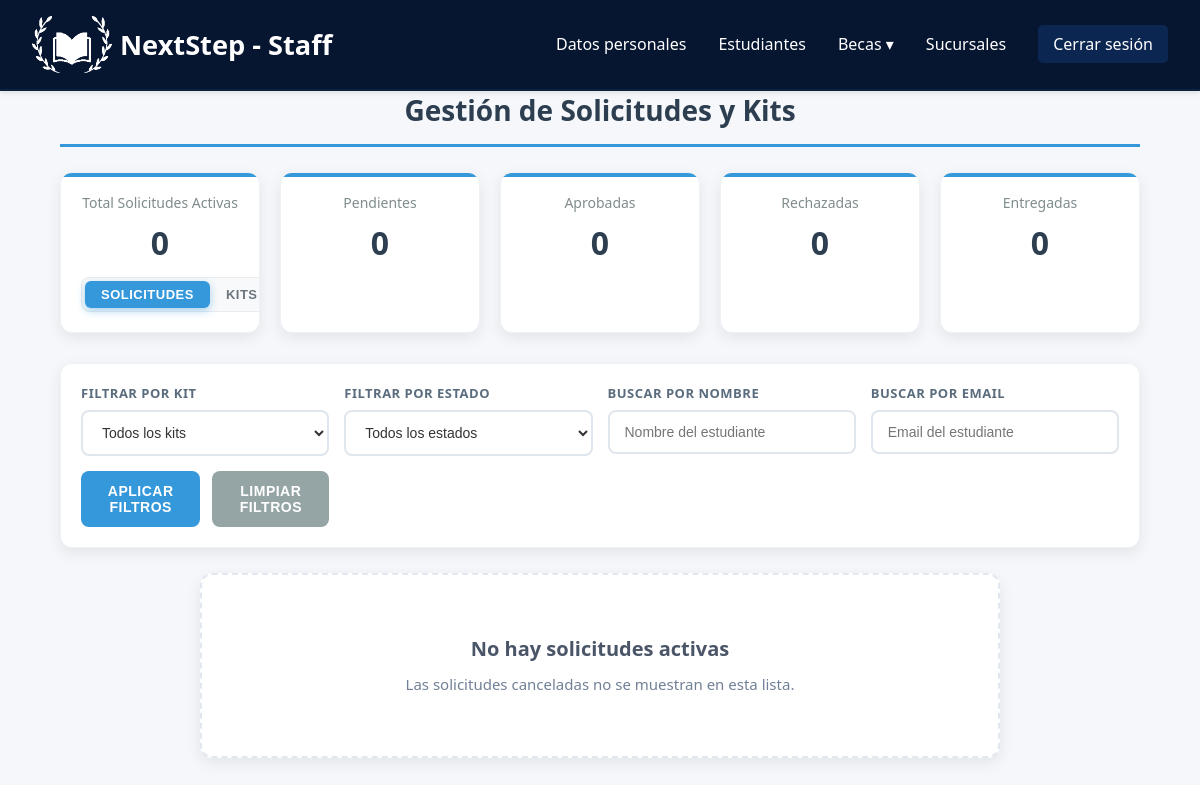
/Staff/HistorialSolicitudes.php (signed in), run on an earlier commit of the app's database.
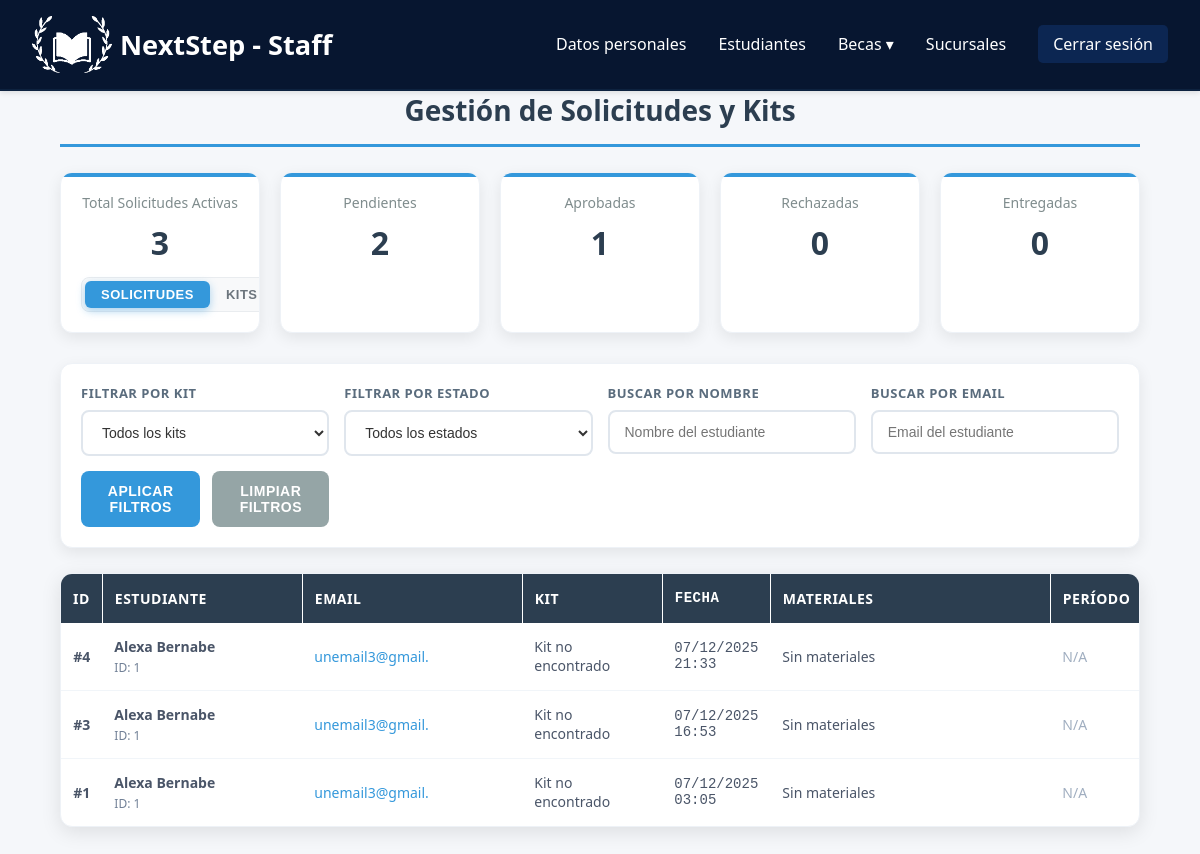
And on a later commit of the database.
### tables this page shows
CREATE TABLE `aplication` (
  `ID_status` int(11) NOT NULL,
  `FK_ID_Student` int(11) NOT NULL,
  `FK_ID_Kit` int(11) NOT NULL,
  `status` varchar(12) DEFAULT NULL,
  `Application_date` datetime NOT NULL DEFAULT current_timestamp()
);

CREATE TABLE `student` (
  `ID_Student` int(11) NOT NULL,
  `FK_ID_User` int(11) NOT NULL,
  `Name` varchar(15) NOT NULL,
  `Last_Name` varchar(15) NOT NULL,
  `Phone_Number` varchar(15) DEFAULT NULL,
  `Email_Address` varchar(50) NOT NULL,
  `Profile_Image` text DEFAULT NULL
);

### Staff/HistorialSolicitudes.php (the view, shortened to what the changed rows need)
<?php
include '../Conexiones/db.php';
$conexion = $conn;
$vista = isset($_GET['vista']) ? $_GET['vista'] : 'solicitudes';
$filtro_nombre = isset($_GET['nombre']) ? $conexion->real_escape_string($_GET['nombre']) : '';
$filtro_email = isset($_GET['email']) ? $conexion->real_escape_string($_GET['email']) : '';
$registros_por_pagina = 5;
$pagina_actual = isset($_GET['pagina']) ? max(1, (int)$_GET['pagina']) : 1;
$offset = ($pagina_actual - 1) * $registros_por_pagina;
if ($vista == 'solicitudes') {
    $sql_base = "SELECT
            a.ID_status,
            s.Name AS estudiante_nombre,
            s.Last_Name AS estudiante_apellido,
            s.Email_Address AS estudiante_email,
            a.status,
            a.FK_ID_Kit,
            s.ID_Student,
            DATE_FORMAT(a.Application_date, '%d/%m/%Y %H:%i') AS fecha_solicitud
            FROM aplication a
            JOIN student s ON a.FK_ID_Student = s.ID_Student
            WHERE a.status != 'Cancelada' AND a.status != 'Canceled'";
    $params = [];
    $types = '';
    $sql_total = $sql_base;
    $sql_datos = $sql_base;
    $sql_datos .= " ORDER BY a.ID_status DESC LIMIT ? OFFSET ?";
    $params_paginacion = $params;
    $types_paginacion = $types . 'ii';
    $params_paginacion[] = $registros_por_pagina;
    $params_paginacion[] = $offset;
    $stmt = $conexion->prepare($sql_datos);
    if (!empty($params_paginacion)) {
        $stmt->bind_param($types_paginacion, ...$params_paginacion);
    }
    $stmt->execute();
    $result = $stmt->get_result();
    $solicitudes = [];
    if ($result->num_rows > 0) {
        while($row = $result->fetch_assoc()) {
            $kit_id = $row['FK_ID_Kit'];
            if ($kit_id) {
                $sql_kit = "SELECT k.Start_date, k.End_date, se.Period, se.Year
                           FROM kit k
                           LEFT JOIN semester se ON k.FK_ID_Semester = se.ID_Semester
                           WHERE k.ID_Kit = ?";
                $stmt_kit = $conexion->prepare($sql_kit);
                $stmt_kit->bind_param("i", $kit_id);
                $stmt_kit->execute();
                $result_kit = $stmt_kit->get_result();
                if ($kit_data = $result_kit->fetch_assoc()) {
                    $row['Start_date'] = $kit_data['Start_date'];
                    $row['End_date'] = $kit_data['End_date'];
                    $row['Period'] = $kit_data['Period'];
                    $row['Year'] = $kit_data['Year'];
                    $row['Nombre_Kit'] = 'Kit ' . $kit_data['Period'] . ' ' . $kit_data['Year'];
                } else {
                    $row['Start_date'] = 'No disponible';
                    $row['End_date'] = 'No disponible';
                    $row['Period'] = 'N/A';
                    $row['Year'] = 'N/A';
                    $row['Nombre_Kit'] = 'Kit no encontrado';
                }
                $materiales = [];
                $row['materiales'] = !empty($materiales) ? implode(', ', $materiales) : 'Sin materiales';
            }
            $solicitudes[] = $row;
        }
    }
    $sql_estadisticas = $sql_total;
    $stmt_estad = $conexion->prepare($sql_estadisticas);
    $stmt_estad->execute();
    $result_estad = $stmt_estad->get_result();
    $todas_solicitudes = [];
    while ($row = $result_estad->fetch_assoc()) {
        $todas_solicitudes[] = $row;
    }
    $total = count($todas_solicitudes);
    $pendientes = array_filter($todas_solicitudes, function($s) {
        return $s['status'] == 'Enviada' || $s['status'] == 'En revisión';
    });
    $aprobadas = array_filter($todas_solicitudes, function($s) {
        return $s['status'] == 'Aprobada';
    });
    $rechazadas = array_filter($todas_solicitudes, function($s) {
        return $s['status'] == 'Rechazada';
    });
    $entregadas = array_filter($todas_solicitudes, function($s) {
        return $s['status'] == 'Entrega';
    });
}
?>
<!DOCTYPE html>
<html lang="es">
<head>
</head>
<body>
    <div class="content-wrapper">
        <h1 class="page-title">Gestión de Solicitudes y Kits</h1>
        <?php if ($vista == 'solicitudes'): ?>
            <div class="stats-grid">
                <div class="stat-card">
                    <div class="stat-label">Total Solicitudes Activas</div>
                    <div class="stat-number" id="stat-total"><?php echo $total; ?></div>
                    <div class="view-toggle">
                        <button class="toggle-btn active" onclick="window.location.href='?vista=solicitudes'">
                            Solicitudes
                        </button>
                        <button class="toggle-btn" onclick="window.location.href='?vista=kits'">
                            Kits
                        </button>
                    </div>
                </div>
                <div class="stat-card">
                    <div class="stat-label">Pendientes</div>
                    <div class="stat-number" id="stat-pendientes"><?php echo count($pendientes); ?></div>
                </div>
                <div class="stat-card">
                    <div class="stat-label">Aprobadas</div>
                    <div class="stat-number" id="stat-aprobadas"><?php echo count($aprobadas); ?></div>
                </div>
                <div class="stat-card">
                    <div class="stat-label">Rechazadas</div>
                    <div class="stat-number" id="stat-rechazadas"><?php echo count($rechazadas); ?></div>
                </div>
                <div class="stat-card">
                    <div class="stat-label">Entregadas</div>
                    <div class="stat-number" id="stat-entregadas"><?php echo count($entregadas); ?></div>
                </div>
            </div>
            <form method="GET" action="" class="filters-panel">
                <div class="filter-item">
                    <label>Filtrar por Kit</label>
                    <select name="kit">
                        <option value="">Todos los kits</option>
                    </select>
                </div>
                <div class="filter-item">
                    <label>Filtrar por Estado</label>
                    <select name="estado">
                        <option value="">Todos los estados</option>
                    </select>
                </div>
                <div class="filter-item">
                    <label>Buscar por Nombre</label>
                    <input type="text" name="nombre" placeholder="Nombre del estudiante"
                           value="<?php echo htmlspecialchars($filtro_nombre); ?>">
                </div>
                <div class="filter-item">
                    <label>Buscar por Email</label>
                    <input type="text" name="email" placeholder="Email del estudiante"
                           value="<?php echo htmlspecialchars($filtro_email); ?>">
                </div>
                <div class="filter-buttons">
                    <button type="submit" class="btn-filter">
                        <i class="fas fa-filter"></i> Aplicar Filtros
                    </button>
                    <button type="button" class="btn-clear" onclick="window.location.href='?vista=solicitudes'">
                        <i class="fas fa-times"></i> Limpiar Filtros
                    </button>
                </div>
            </form>
            <?php if (empty($solicitudes)): ?>
                <div class="no-data">
                    <h3>No hay solicitudes activas</h3>
                    <p>Las solicitudes canceladas no se muestran en esta lista.</p>
                </div>
            <?php else: ?>
                <div class="data-table-container">
                    <div style="overflow-x: auto;">
                        <table class="responsive-table">
                            <thead>
                                <tr>
                                    <th class="col-id">ID</th>
                                    <th class="col-estudiante">Estudiante</th>
                                    <th class="col-email">Email</th>
                                    <th class="col-kit">Kit</th>
                                    <th class="col-fecha">Fecha</th>
                                    <th class="col-materiales">Materiales</th>
                                    <th class="col-periodo">Período</th>
                                </tr>
                            </thead>
                            <tbody>
                                <?php foreach ($solicitudes as $solicitud): ?>
                                    <tr>
                                        <td class="col-id">
                                            <strong>#<?php echo $solicitud['ID_status']; ?></strong>
                                        </td>
                                        <td class="col-estudiante">
                                            <strong><?php echo htmlspecialchars($solicitud['estudiante_nombre'] . ' ' . $solicitud['estudiante_apellido']); ?></strong>
                                            <div style="font-size: 12px; color: #718096; margin-top: 3px;">
                                                ID: <?php echo $solicitud['ID_Student']; ?>
                                            </div>
                                        </td>
                                        <td class="col-email">
                                            <a href="mailto:<?php echo htmlspecialchars($solicitud['estudiante_email']); ?>"
                                               style="color: #3498db; text-decoration: none;">
                                                <?php echo htmlspecialchars($solicitud['estudiante_email']); ?>
                                            </a>
                                        </td>
                                        <td class="col-kit">
                                            <?php echo htmlspecialchars($solicitud['Nombre_Kit']); ?>
                                        </td>
                                        <td class="col-fecha">
                                            <?php echo htmlspecialchars($solicitud['fecha_solicitud'] ?? 'N/A'); ?>
                                        </td>
                                        <td class="col-materiales" title="<?php echo htmlspecialchars($solicitud['materiales']); ?>">
                                            <?php
                                            $materiales = $solicitud['materiales'];
                                            echo htmlspecialchars(strlen($materiales) > 50 ? substr($materiales, 0, 50) . '...' : $materiales);
                                            ?>
                                        </td>
                                        <td class="col-periodo">
                                            <?php if ($solicitud['Start_date'] != 'No disponible'): ?>
                                                <div style="font-size: 12px; color: #718096;">
                                                    <?php echo htmlspecialchars($solicitud['Period'] . ' ' . $solicitud['Year']); ?>
                                                </div>
                                                <div style="font-size: 11px; color: #a0aec0;">
                                                    <?php echo date('d/m/Y', strtotime($solicitud['Start_date'])) . ' - ' .
                                                           date('d/m/Y', strtotime($solicitud['End_date'])); ?>
                                                </div>
                                            <?php else: ?>
                                                <span style="color: #a0aec0;">N/A</span>
                                            <?php endif; ?>
                                        </td>
                                    </tr>
                                <?php endforeach; ?>
                            </tbody>
                        </table>
                    </div>
                </div>
            <?php endif; ?>
        <?php endif; ?>
    </div>
</body>
</html>

What changed in the data, as far as the page shows it:
added aplication: ID_status "4", student.Name+Last_Name "Alexa Bernabe", student.ID_Student "1", student.Email_Address "unemail3@gmail.", Nombre_Kit "Kit no encontrado", fecha_solicitud "07/12/2025 21:33", materiales "Sin materiales"
added aplication: ID_status "3", student.Name+Last_Name "Alexa Bernabe", student.ID_Student "1", student.Email_Address "unemail3@gmail.", Nombre_Kit "Kit no encontrado", fecha_solicitud "07/12/2025 16:53", materiales "Sin materiales"
added aplication: ID_status "1", student.Name+Last_Name "Alexa Bernabe", student.ID_Student "1", student.Email_Address "unemail3@gmail.", Nombre_Kit "Kit no encontrado", fecha_solicitud "07/12/2025 03:05", materiales "Sin materiales"
Also different on the page:
$total: "0" → "3"
count($pendientes): "0" → "2"
count($aprobadas): "0" → "1"
text no longer shown: "No hay solicitudes activas Las solicitudes canceladas no se muestran en esta lista."
text now shown: "ID ESTUDIANTE EMAIL KIT FECHA MATERIALES PERÍODO"
